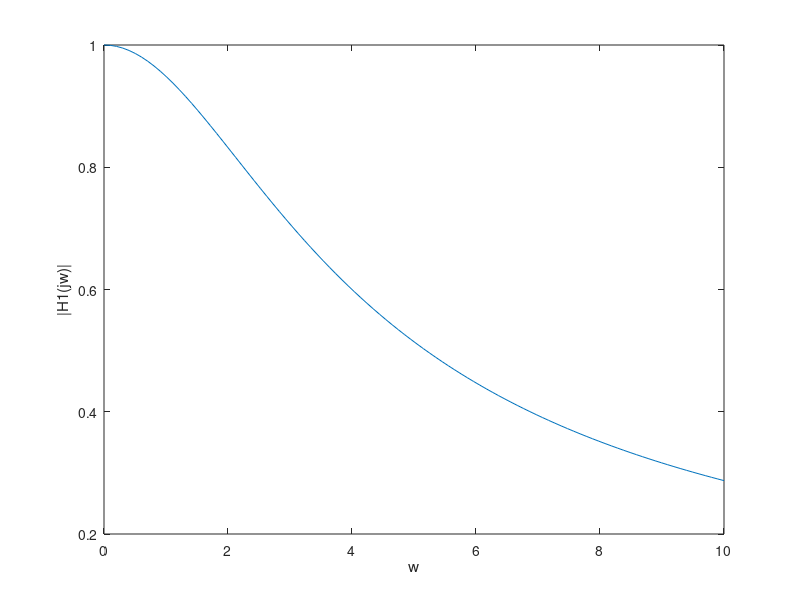
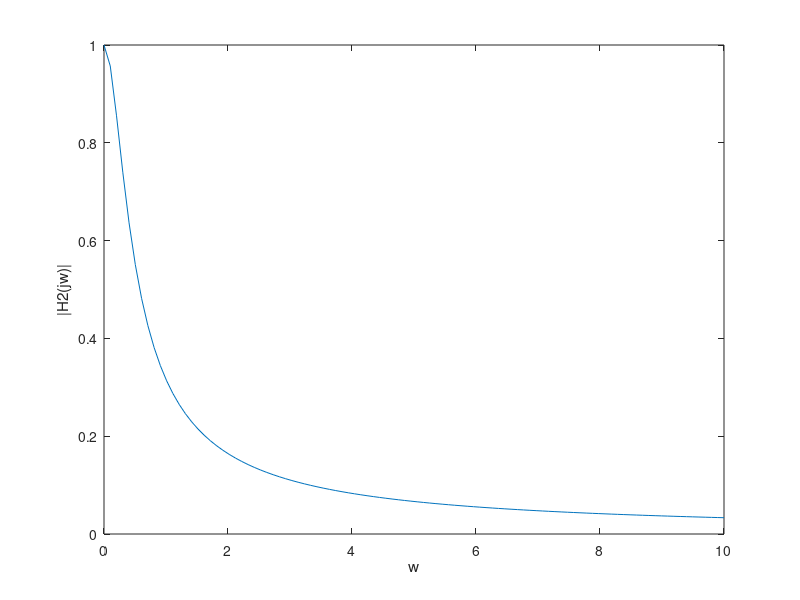

Recreate these plots in MATLAB, in order. (Note: this script raises an error after producing the figures.)
% Part2.m
% Author: Charles Yang
% Signal&System 4.4 (a)(b)(c)(d)(e)
%%
a1=[1 3];
b1=3;
a2=[1 1/3];
b2=1/3;
w=linspace(0,10);
H1=freqs(b1,a1,w);
H2=freqs(b2,a2,w);
figure;
plot(w,abs(H1));xlabel('w');ylabel('|H1(jw)|');
figure;
plot(w,abs(H2));xlabel('w');ylabel('|H2(jw)|');
%%
t=linspace(0,5);
h1=impulse(b1,a1,t);
h2=impulse(b2,a2,t);
figure;
plot(w,h1);xlabel('t');ylabel('h1(t)');
figure;
plot(w,h2);xlabel('t');ylabel('h2(t)');